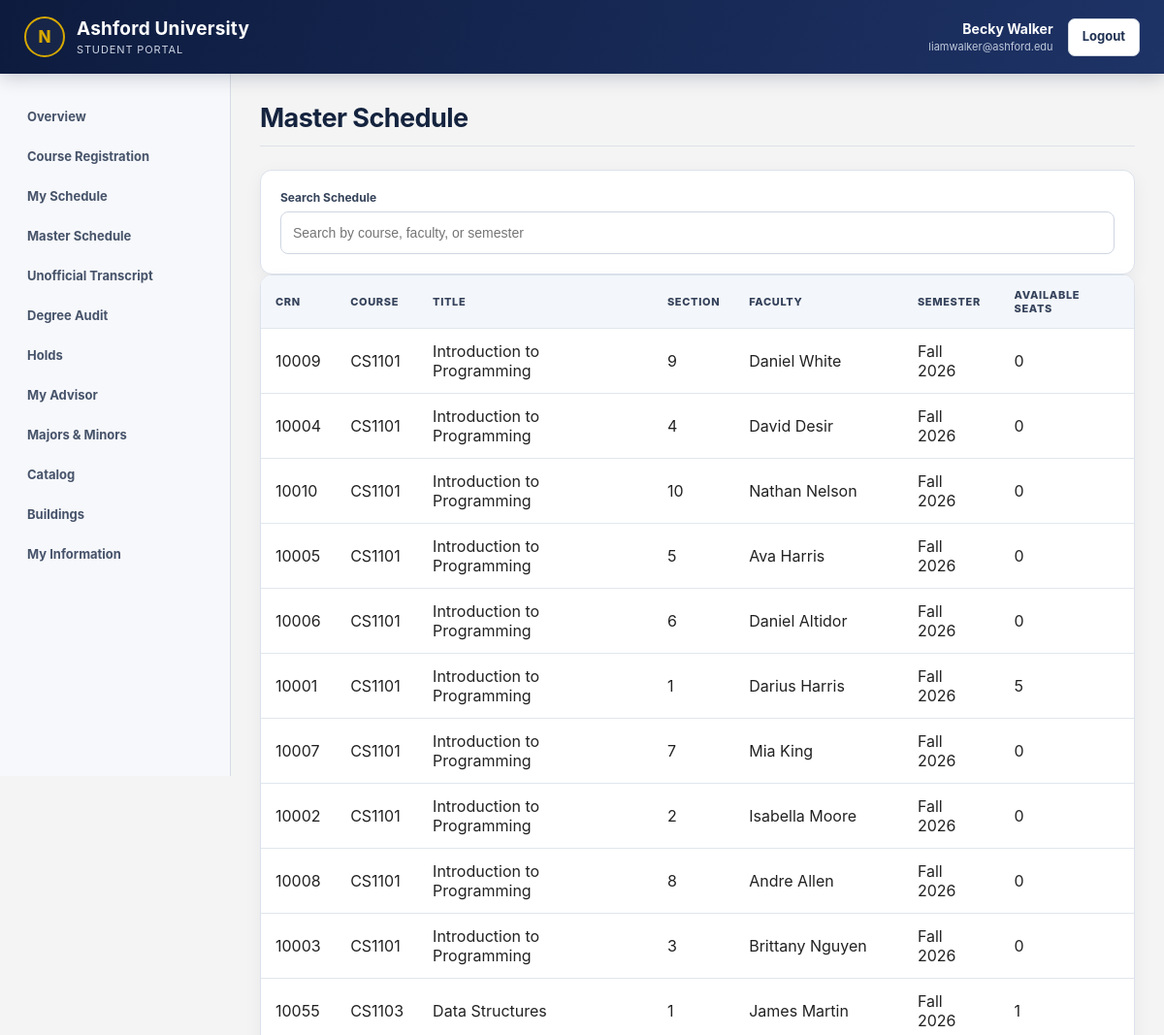
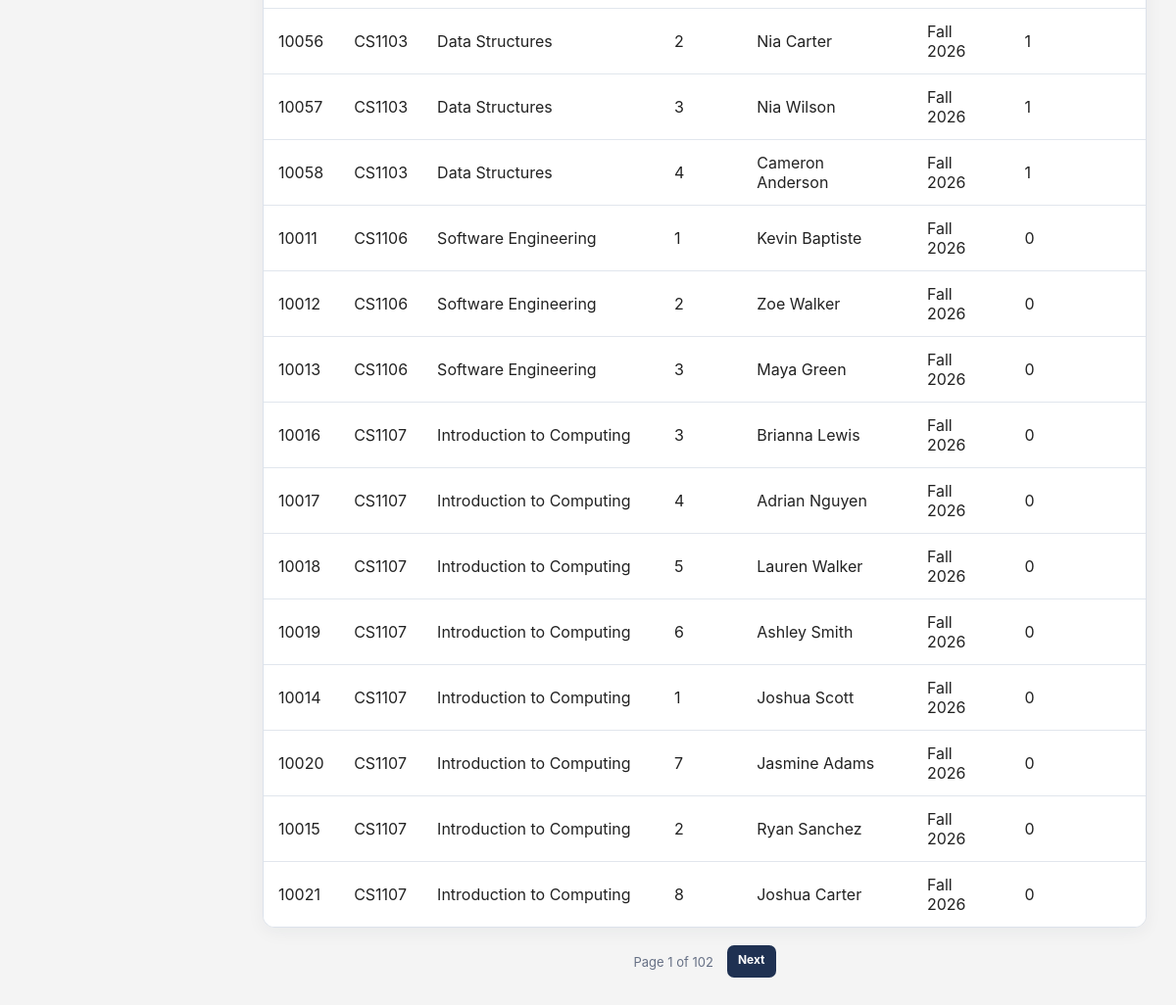
Screenshot of /faculty/master-schedule.php (signed in) with the database file from the repository (2 pictures, top to bottom).
### tables this page shows
CREATE TABLE `course_section` (
  `CRN` int(11) NOT NULL,
  `course_ID` int(11) NOT NULL,
  `section_No` int(11) NOT NULL,
  `faculty_ID` int(11) NOT NULL,
  `time_Slot_ID` int(11) NOT NULL,
  `lecture_ID` int(11) DEFAULT NULL,
  `lab_ID` int(11) DEFAULT NULL,
  `semester_ID` int(11) NOT NULL,
  `available_Seats` int(11) NOT NULL
);

CREATE TABLE `course` (
  `course_ID` int(11) NOT NULL,
  `dept_ID` int(11) NOT NULL,
  `course_Name` varchar(255) NOT NULL,
  `course_Credits` int(11) NOT NULL,
  `course_DSC` varchar(500) NOT NULL,
  `course_Type` enum('Undergraduate','Graduate') NOT NULL
);

CREATE TABLE `user` (
  `user_ID` int(11) NOT NULL,
  `first_Name` varchar(50) NOT NULL,
  `middle_Name` varchar(50) DEFAULT NULL,
  `last_Name` varchar(50) NOT NULL,
  `gender` enum('Male','Female','Other') NOT NULL,
  `DOB` date NOT NULL,
  `street` varchar(100) NOT NULL,
  `city` varchar(50) NOT NULL,
  `state` varchar(50) NOT NULL,
  `zip_Code` varchar(10) NOT NULL,
  `user_Type` enum('Student','Faculty','Admin','StatStaff') NOT NULL
);

CREATE TABLE `semester` (
  `semester_ID` int(11) NOT NULL,
  `semester_Name` varchar(50) NOT NULL
);

### includes/auth.php (called while the page is built, shortened)
<?php
function e($value): string
{
    return htmlspecialchars(
        (string) $value,
        ENT_QUOTES,
        'UTF-8'
    );
}
?>

### includes/functions.php (called while the page is built, shortened)
<?php
function one(
    PDO $pdo,
    string $sql,
    array $params = []
): ?array {
    $stmt = $pdo->prepare($sql);
    $stmt->execute();
    $row = $stmt->fetch();
    if ($row) {
        return $row;
    }
    return null;
}
function all_rows(
    PDO $pdo,
    string $sql,
    array $params = []
): array {
    $stmt = $pdo->prepare($sql);
    bind_params($stmt, $params);
    $stmt->execute();
    return $stmt->fetchAll();
}
function bind_params(
    PDOStatement $stmt,
    array $params
): void {
    foreach ($params as $index => $value) {
        $type = is_int($value) ? PDO::PARAM_INT : PDO::PARAM_STR;
        $stmt->bindValue($index + 1, $value, $type);
    }
}
?>

### faculty/master-schedule.php (the view, shortened to what this page needs)
<?php
require_once '../config/database.php';
require_once '../includes/layout.php';
require_once '../includes/functions.php';
$searchTerm = trim($_GET['search'] ?? '');
$pageSize = 25;
$currentPage = max(1, (int) ($_GET['page'] ?? 1));
$searchCondition = '';
$searchParameters = [];
$countSql = "
    SELECT COUNT(*)
    FROM Course_Section
    JOIN Course
        ON Course.course_ID = Course_Section.course_ID
    JOIN Department
        ON Department.dept_ID = Course.dept_ID
    JOIN Semester
        ON Semester.semester_ID = Course_Section.semester_ID
    JOIN User
        ON User.user_ID = Course_Section.faculty_ID
    WHERE 1 = 1
    " . $searchCondition;
$totalSections = (int) one($pdo, $countSql, $searchParameters)['COUNT(*)'];
$totalPages = max(1, (int) ceil($totalSections / $pageSize));
$currentPage = min($currentPage, $totalPages);
$offset = ($currentPage - 1) * $pageSize;
$sql = "SELECT
            Course_Section.CRN,
            CASE Department.dept_Name
                WHEN 'Computer Science' THEN CONCAT('CS', Course.course_ID)
                WHEN 'Business' THEN CONCAT('BUS', Course.course_ID)
                WHEN 'Mathematics' THEN CONCAT('MA', Course.course_ID)
                WHEN 'Natural Sciences' THEN CONCAT('NS', Course.course_ID)
                WHEN 'Engineering' THEN CONCAT('ENG', Course.course_ID)
                WHEN 'English' THEN CONCAT('ENGL', Course.course_ID)
                WHEN 'Social Sciences' THEN CONCAT('SS', Course.course_ID)
                WHEN 'Education' THEN CONCAT('ED', Course.course_ID)
                WHEN 'Health Sciences' THEN CONCAT('HS', Course.course_ID)
                WHEN 'Arts and Media' THEN CONCAT('ART', Course.course_ID)
                ELSE CONCAT(Department.dept_Name, Course.course_ID)
            END AS course_Key,
            Course.course_Name,
            Course_Section.section_No,
            Semester.semester_Name,
            Course_Section.available_Seats,
            User.first_Name,
            User.last_Name
        FROM Course_Section
        JOIN Course
            ON Course.course_ID = Course_Section.course_ID
        JOIN Department
            ON Department.dept_ID = Course.dept_ID
        JOIN Semester
            ON Semester.semester_ID = Course_Section.semester_ID
        JOIN User
            ON User.user_ID = Course_Section.faculty_ID
        WHERE 1 = 1
        " . $searchCondition . "
        ORDER BY
            Semester.semester_ID,
            Course.course_ID
        LIMIT ? OFFSET ?";
$sections = all_rows(
    $pdo,
    $sql,
    array_merge($searchParameters, [$pageSize, $offset])
);
?>
<form class="card" method="get" action="master-schedule.php">
    <label for="scheduleSearch">
        <strong>Search Schedule</strong>
    </label>
    <input
        type="text"
        id="scheduleSearch"
        name="search"
        value="<?= e($searchTerm) ?>"
        placeholder="Search by course, faculty, or semester"
    >
</form>
<div class="table-wrap">
    <table id="scheduleTable">
        <thead>
            <tr>
                <th>CRN</th>
                <th>Course</th>
                <th>Title</th>
                <th>Section</th>
                <th>Faculty</th>
                <th>Semester</th>
                <th>Available Seats</th>
            </tr>
        </thead>
        <tbody>
            <?php foreach ($sections as $section): ?>
                <tr>
                    <td>
                        <?= e($section['CRN']) ?>
                    </td>
                    <td>
                        <?= e($section['course_Key']) ?>
                    </td>
                    <td>
                        <?= e($section['course_Name']) ?>
                    </td>
                    <td>
                        <?= e($section['section_No']) ?>
                    </td>
                    <td>
                        <?= e(
                            $section['first_Name'] . ' ' .
                            $section['last_Name']
                        ) ?>
                    </td>
                    <td>
                        <?= e($section['semester_Name']) ?>
                    </td>
                    <td>
                        <?= e($section['available_Seats']) ?>
                    </td>
                </tr>
            <?php endforeach; ?>
        </tbody>
    </table>
</div>
<?php if ($totalPages > 1): ?>
    <nav class="pagination" aria-label="Master schedule pages">
        <span>
            Page <?= $currentPage ?> of <?= $totalPages ?>
        </span>
        <?php if ($currentPage < $totalPages): ?>
            <a
                class="btn small"
                href="?page=<?= $currentPage + 1 ?><?= $searchTerm !== '' ? '&search=' . urlencode($searchTerm) : '' ?>"
            >
                Next
            </a>
        <?php endif; ?>
    </nav>
<?php endif; ?>

### assets/css/style.css (style rules this page uses)
:root { --ashford-navy: #0d1b3e; --ashford-blue: #1e3366; --ashford-gold: #d6a800; --ashford-light: #f4f7fb; --ashford-text: #172238; --ashford-muted: #667085; --ashford-border: #dce2eb; }
* { box-sizing: border-box; }
body { margin: 0; font-family: Inter, Arial, Helvetica, sans-serif; background-color: #f4f4f4; color: #222; }
a { color: #1f3c64; }
.card { margin: 0; padding: 20px; border: 1px solid #dce2eb; border-radius: 12px; background: white; box-shadow: 0 5px 18px rgba(25, 39, 66, 0.055); }
.table-wrap { overflow-x: auto; border: 1px solid #dce2eb; border-radius: 12px; background-color: white; box-shadow: 0 5px 18px rgba(25, 39, 66, 0.05); }
table { width: 100%; border-collapse: collapse; background-color: white; }
th, td { padding: 13px 15px; border-bottom: 1px solid #e1e6ed; text-align: left; vertical-align: middle; }
th { color: #34415a; background: #f3f6fa; font-size: 11px; font-weight: 800; letter-spacing: 0.06em; text-transform: uppercase; }
tbody tr:last-child td { border-bottom: 0; }
.pagination { display: flex; align-items: center; justify-content: center; gap: 14px; margin-top: 18px; }
.pagination span { color: #667085; font-size: 13px; }
input, select { width: 100%; min-height: 44px; padding: 10px 12px; border: 1px solid #cfd6e1; border-radius: 8px; outline: none; color: #1b2a42; background: white; font-family: Arial, Helvetica, sans-serif; font-size: 14px; transition: border-color 0.18s ease, box-shadow 0.18s ease; }
label { display: block; margin: 0 0 7px; color: #35435a; font-size: 12px; font-weight: 750; }
.btn { display: inline-block; min-height: 39px; padding: 9px 14px; border: 1px solid transparent; border-radius: 7px; background-color: #1f3152; color: white; text-decoration: none; cursor: pointer; font-size: 13px; font-weight: 750; transition: background 0.18s ease, transform 0.18s ease, box-shadow 0.18s ease; }
.btn.small { min-height: 33px; padding: 6px 10px; font-size: 12px; }

### rows the page displays
course_section: CRN "10009", course_Key "CS1101", course_ID.course_Name "Introduction to Programming", section_No "9", user.first_Name+last_Name "Daniel White", semester_ID.semester_Name "Fall 2026", available_Seats "0"
course_section: CRN "10004", course_Key "CS1101", course_ID.course_Name "Introduction to Programming", section_No "4", user.first_Name+last_Name "David Desir", semester_ID.semester_Name "Fall 2026", available_Seats "0"
course_section: CRN "10010", course_Key "CS1101", course_ID.course_Name "Introduction to Programming", section_No "10", user.first_Name+last_Name "Nathan Nelson", semester_ID.semester_Name "Fall 2026", available_Seats "0"
course_section: CRN "10005", course_Key "CS1101", course_ID.course_Name "Introduction to Programming", section_No "5", user.first_Name+last_Name "Ava Harris", semester_ID.semester_Name "Fall 2026", available_Seats "0"
course_section: CRN "10006", course_Key "CS1101", course_ID.course_Name "Introduction to Programming", section_No "6", user.first_Name+last_Name "Daniel Altidor", semester_ID.semester_Name "Fall 2026", available_Seats "0"
course_section: CRN "10001", course_Key "CS1101", course_ID.course_Name "Introduction to Programming", section_No "1", user.first_Name+last_Name "Darius Harris", semester_ID.semester_Name "Fall 2026", available_Seats "5"
course_section: CRN "10007", course_Key "CS1101", course_ID.course_Name "Introduction to Programming", section_No "7", user.first_Name+last_Name "Mia King", semester_ID.semester_Name "Fall 2026", available_Seats "0"
course_section: CRN "10002", course_Key "CS1101", course_ID.course_Name "Introduction to Programming", section_No "2", user.first_Name+last_Name "Isabella Moore", semester_ID.semester_Name "Fall 2026", available_Seats "0"
course_section: CRN "10008", course_Key "CS1101", course_ID.course_Name "Introduction to Programming", section_No "8", user.first_Name+last_Name "Andre Allen", semester_ID.semester_Name "Fall 2026", available_Seats "0"
course_section: CRN "10003", course_Key "CS1101", course_ID.course_Name "Introduction to Programming", section_No "3", user.first_Name+last_Name "Brittany Nguyen", semester_ID.semester_Name "Fall 2026", available_Seats "0"
course_section: CRN "10055", course_Key "CS1103", course_ID.course_Name "Data Structures", section_No "1", user.first_Name+last_Name "James Martin", semester_ID.semester_Name "Fall 2026", available_Seats "1"
course_section: CRN "10056", course_Key "CS1103", course_ID.course_Name "Data Structures", section_No "2", user.first_Name+last_Name "Nia Carter", semester_ID.semester_Name "Fall 2026", available_Seats "1"
course_section: CRN "10057", course_Key "CS1103", course_ID.course_Name "Data Structures", section_No "3", user.first_Name+last_Name "Nia Wilson", semester_ID.semester_Name "Fall 2026", available_Seats "1"
course_section: CRN "10058", course_Key "CS1103", course_ID.course_Name "Data Structures", section_No "4", user.first_Name+last_Name "Cameron Anderson", semester_ID.semester_Name "Fall 2026", available_Seats "1"
course_section: CRN "10011", course_Key "CS1106", course_ID.course_Name "Software Engineering", section_No "1", user.first_Name+last_Name "Kevin Baptiste", semester_ID.semester_Name "Fall 2026", available_Seats "0"
course_section: CRN "10012", course_Key "CS1106", course_ID.course_Name "Software Engineering", section_No "2", user.first_Name+last_Name "Zoe Walker", semester_ID.semester_Name "Fall 2026", available_Seats "0"
course_section: CRN "10013", course_Key "CS1106", course_ID.course_Name "Software Engineering", section_No "3", user.first_Name+last_Name "Maya Green", semester_ID.semester_Name "Fall 2026", available_Seats "0"
course_section: CRN "10016", course_Key "CS1107", course_ID.course_Name "Introduction to Computing", section_No "3", user.first_Name+last_Name "Brianna Lewis", semester_ID.semester_Name "Fall 2026", available_Seats "0"
course_section: CRN "10017", course_Key "CS1107", course_ID.course_Name "Introduction to Computing", section_No "4", user.first_Name+last_Name "Adrian Nguyen", semester_ID.semester_Name "Fall 2026", available_Seats "0"
course_section: CRN "10018", course_Key "CS1107", course_ID.course_Name "Introduction to Computing", section_No "5", user.first_Name+last_Name "Lauren Walker", semester_ID.semester_Name "Fall 2026", available_Seats "0"
course_section: CRN "10019", course_Key "CS1107", course_ID.course_Name "Introduction to Computing", section_No "6", user.first_Name+last_Name "Ashley Smith", semester_ID.semester_Name "Fall 2026", available_Seats "0"
course_section: CRN "10014", course_Key "CS1107", course_ID.course_Name "Introduction to Computing", section_No "1", user.first_Name+last_Name "Joshua Scott", semester_ID.semester_Name "Fall 2026", available_Seats "0"
course_section: CRN "10020", course_Key "CS1107", course_ID.course_Name "Introduction to Computing", section_No "7", user.first_Name+last_Name "Jasmine Adams", semester_ID.semester_Name "Fall 2026", available_Seats "0"
course_section: CRN "10015", course_Key "CS1107", course_ID.course_Name "Introduction to Computing", section_No "2", user.first_Name+last_Name "Ryan Sanchez", semester_ID.semester_Name "Fall 2026", available_Seats "0"
course_section: CRN "10021", course_Key "CS1107", course_ID.course_Name "Introduction to Computing", section_No "8", user.first_Name+last_Name "Joshua Carter", semester_ID.semester_Name "Fall 2026", available_Seats "0"

### other values shown
$portalName "STUDENT PORTAL"
$name "Becky Walker"
$email "liamwalker@ashford.edu"
$label "Overview"
$label "Course Registration"
$label "My Schedule"
$label "Master Schedule"
$label "Unofficial Transcript"
$label "Degree Audit"
$label "Holds"
$label "My Advisor"
$label "Majors & Minors"
$label "Catalog"
$label "Buildings"
$label "My Information"
